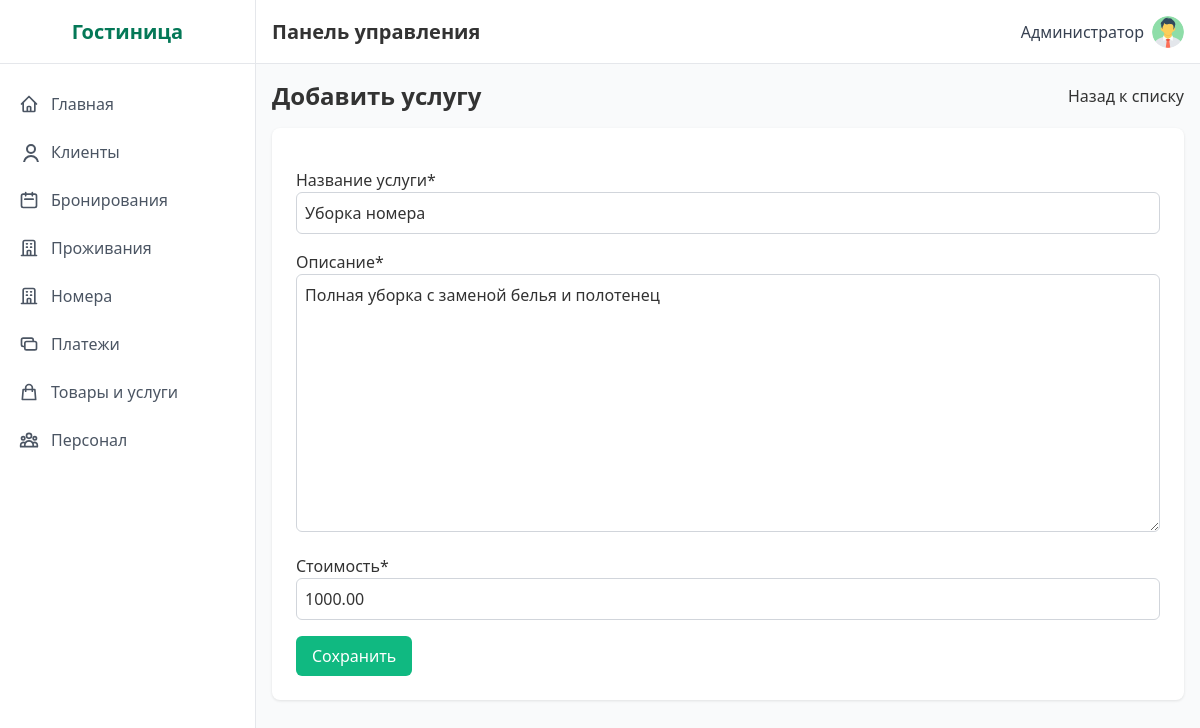
Screenshot of /services/2/edit/ (signed in) with the database file from the repository.
### hotel/models.py (models this page shows, shortened)
class Service(models.Model):
    name = models.CharField('Название услуги', max_length=100)
    description = models.TextField('Описание')
    price = models.DecimalField('Стоимость', max_digits=10, decimal_places=2)
    class Meta:
        verbose_name = 'Услуга'
        verbose_name_plural = 'Услуги'

### hotel/views.py (the view)
# urls.py: path('services/<int:pk>/edit/', views.ServiceUpdateView.as_view(), name='service_edit'),
class ServiceUpdateView(ProtectedView, UpdateView):
    model = Service
    fields = ['name', 'description', 'price']
    template_name = 'hotel/service_form.html'
    success_url = reverse_lazy('service_list')

### templates/hotel/service_form.html (shortened to what this page needs)
{% extends 'base.html' %}
{% load crispy_forms_tags %}
{% block content %}
<div class="mb-8">
  <div class="flex justify-between items-center mb-4">
    <h2 class="text-2xl font-semibold">{{ view.title|default:"Добавить услугу" }}</h2>
    <a href="{% url 'service_list' %}" class="btn-secondary">Назад к списку</a>
  </div>
  <div class="bg-white rounded-lg shadow p-6">
    <form method="post" class="space-y-4">
      {{ form|crispy }}
      <button type="submit" class="btn-primary">Сохранить</button>
    </form>
  </div>
</div>
{% endblock %}

### templates/base.html (shortened to what this page needs)
{% load static %}
<!DOCTYPE html>
<html lang="ru">
<head>
  <link href="https://cdnjs.cloudflare.com/ajax/libs/tailwindcss/2.2.19/tailwind.min.css" rel="stylesheet">
  <link href="{% static 'css/style.css' %}" rel="stylesheet">
</head>
<body class="flex h-screen bg-gray-50">
  {% if request.user.is_authenticated %}
<div class="sidebar w-64 flex-shrink-0 hidden md:block" id="sidebar">
  <div class="sidebar-brand flex items-center justify-center h-16 border-b border-gray-200">
    <h2 class="text-xl font-semibold text-green-700">Гостиница</h2>
  </div>
  <div class="py-4">
    <a href="{% url 'dashboard' %}"
       class="sidebar-link {% if request.resolver_match.url_name == 'dashboard' %}active{% endif %}">
      <span class="flex items-center">
        <svg class="w-5 h-5 mr-3" fill="none" stroke="currentColor" viewBox="0 0 24 24">
          <path stroke-linecap="round" stroke-linejoin="round" stroke-width="2"
                d="M3 12l2-2m0 0l7-7 7 7M5 10v10a1 1 0 001 1h3m10-11l2 2m-2-2v10a1 1 0
                   01-1 1h-3m-6 0a1 1 0 001-1v-4a1 1 0 011-1h2a1 1 0 011 1v4a1 1 0
                   001 1m-6 0h6"/>
        </svg>
        Главная
      </span>
    </a>
    <a href="{% url 'client_list' %}"
       class="sidebar-link {% if request.resolver_match.url_name == 'client_list' %}active{% endif %}">
      <span class="flex items-center">
        <svg class="w-5 h-5 mr-3" fill="none" stroke="currentColor" viewBox="0 0 24 24 desalination">
          <path stroke-linecap="round" stroke-linejoin="round" stroke-width="2"
                d="M16 7a4 4 0 11-8 0 4 4 0 018 0zM12 14a7 7 0
                   00-7 7h14a7 7 0 00-7-7z"/>
        </svg>
        Клиенты
      </span>
    </a>
    <a href="{% url 'booking_list' %}"
       class="sidebar-link {% if request.resolver_match.url_name == 'booking_list' %}active{% endif %}">
      <span class="flex items-center">
        <svg class="w-5 h-5 mr-3" fill="none" stroke="currentColor" viewBox="0 0 24 24">
          <path stroke-linecap="round" stroke-linejoin="round" stroke-width="2"
                d="M8 7V3m8 4V3m-9 8h10M5 21h14a2
                   2 0 002-2V7a2 2 0 00-2-2H5a2 2 0
                   00-2 2v12a2 2 0 002 2z"/>
        </svg>
        Бронирования
      </span>
    </a>
    <a href="{% url 'accommodation_list' %}"
       class="sidebar-link {% if request.resolver_match.url_name == 'accommodation_list' %}active{% endif %}">
      <span class="flex items-center">
        <svg class="w-5 h-5 mr-3" fill="none" stroke="currentColor" viewBox="0 0 24 24">
          <path stroke-linecap="round" stroke-linejoin="round" stroke-width="2"
                d="M19 21V5a2 2 0 00-2-2H7a2 2 0
                   00-2 2v16m14 0h2m-2 0h-5m-9 0H3m2
                   0h5M9 7h1m-1 4h1m4-4h1m-1
                   4h1m-5 10v-5a1 1 0 011-1h2a1
                   1 0 011 1v5m-4 0h4"/>
        </svg>
        Проживания
      </span>
    </a>
    <a href="{% url 'room_list' %}"
       class="sidebar-link {% if request.resolver_match.url_name == 'room_list' %}active{% endif %}">
      <span class="flex items-center">
        <svg class="w-5 h-5 mr-3" fill="none" stroke="currentColor" viewBox="0 0 24 24">
          <path stroke-linecap="round" stroke-linejoin="round" stroke-width="2"
                d="M19 21V5a2 2 0 00-2-2H7a2 2 0
                   00-2 2v16m14 0h2m-2 0h-5m-9 0H3m2
                   0h5M9 7h1m-1 4h1m4-4h1m-1
                   4h1m-5 10v-5a1 1 0 011-1h2a1
                   1 0 011 1v5m-4 0h4"/>
        </svg>
        Номера
      </span>
    </a>
    <a href="{% url 'payment_list' %}"
       class="sidebar-link {% if request.resolver_match.url_name == 'payment_list' %}active{% endif %}">
      <span class="flex items-center">
        <svg class="w-5 h-5 mr-3" fill="none" stroke="currentColor" viewBox="0 0 24 24">
          <path stroke-linecap="round" stroke-linejoin="round" stroke-width="2"
                d="M17 9V7a2 2 0 00-2-2H5a2
                   2 0 00-2 2v6a2 2 0 002 2h2m2
                   4h10a2 2 0 002-2v-6a2 2 0
                   00-2-2H9a2 2 0 00-2 2v6a2
                   2 0 002 2z"/>
        </svg>
        Платежи
      </span>
    </a>
    <a href="{% url 'inventory_orders' %}"
       class="sidebar-link {% if request.resolver_match.url_name == 'inventory_orders' %}active{% endif %}">
      <span class="flex items-center">
        <svg class="w-5 h-5 mr-3" fill="none" stroke="currentColor" viewBox="0 0 24 24">
          <path stroke-linecap="round" stroke-linejoin="round" stroke-width="2"
                d="M16 11V7a4 4 0 00-8 0v4M5
                   9h14l1 12H4L5 9z"/>
        </svg>
        Товары и услуги
      </span>
    </a>
    <a href="{% url 'employee_list' %}"
       class="sidebar-link {% if request.resolver_match.url_name == 'employee_list' %}active{% endif %}">
      <span class="flex items-center">
        Персонал
      </span>
    </a>
  </div>
</div>
{% endif %}
    <div class="flex-1 flex flex-col overflow-hidden">
        <header class="header flex items-center justify-between h-16 px-4 border-b border-gray-200">
            <div class="flex items-center">
                <h1 class="text-xl font-semibold">Панель управления</h1>
            </div>
            <div class="flex items-center space-x-4">
{% if request.user.is_authenticated %}
<div class="relative inline-block text-left">
  <button id="userMenuButton"
          class="flex items-center space-x-2 focus:outline-none">
    <span class="text-gray-700">
      {{ request.user.get_full_name|default:request.user.username }}
    </span>
    <img src="{{ request.user.profile.avatar_url|default:'/static/images/default-avatar.png' }}"
         alt="Аватар"
         class="w-8 h-8 rounded-full object-cover">
  </button>
</div>
{% endif %}
</div>
        </header>
        <main class="flex-1 overflow-y-auto p-4 bg-gray-50">
            {% block content %}{% endblock %}
        </main>
    </div>
</body>
</html>

### static/css/style.css (style rules this page uses)
:root { --primary-green: #10b981; --dark-green: #047857; --light-green: #a7f3d0; --bg-green: #ecfdf5; --border-gray: #e5e7eb; }
body { font-family: 'Segoe UI', Tahoma, Geneva, Verdana, sans-serif; background-color: var(--bg-green); color: #333; }
.sidebar { background-color: white; border-right: 1px solid var(--border-gray); }
.sidebar > div:first-child { border-bottom: 1px solid var(--border-gray); }
.sidebar-link { display: block; padding: 0.75rem 1rem; color: #4b5563; border-left: 3px solid transparent; transition: background-color .2s, border-color .2s; }
.sidebar .sidebar-brand { width: 100%; border-bottom: 1px solid var(--border-gray); }
.header { background-color: white; border-bottom: 1px solid var(--border-gray); box-shadow: 0 1px 3px rgba(0,0,0,0.05); }
.btn-primary { background-color: var(--primary-green); color: white; padding: 0.5rem 1rem; border-radius: 0.375rem; font-weight: 500; transition: background-color .2s; display: inline-block; text-decoration: none; }
input[type="text"], input[type="email"], input[type="date"], input[type="number"], select, textarea { border: 1px solid #d1d5db; border-radius: 0.375rem; padding: 0.5rem; width: 100%; font-size: 1rem; transition: border-color .2s; }
.mb-4 { margin-bottom: 1rem !important; }
.shadow { box-shadow: 0 1px 3px rgba(0,0,0,0.1) !important; }
.p-6 { padding: 1.5rem !important; }

### rows the page displays
Service: name "Уборка номера", description "Полная уборка с заменой белья и полотенец", price "1000.00"

### other values shown
{{ request.user.get_full_name|default:request.user.username }} "Администратор"
{{ view.title|default:"Добавить услугу" }} "Добавить услугу"
